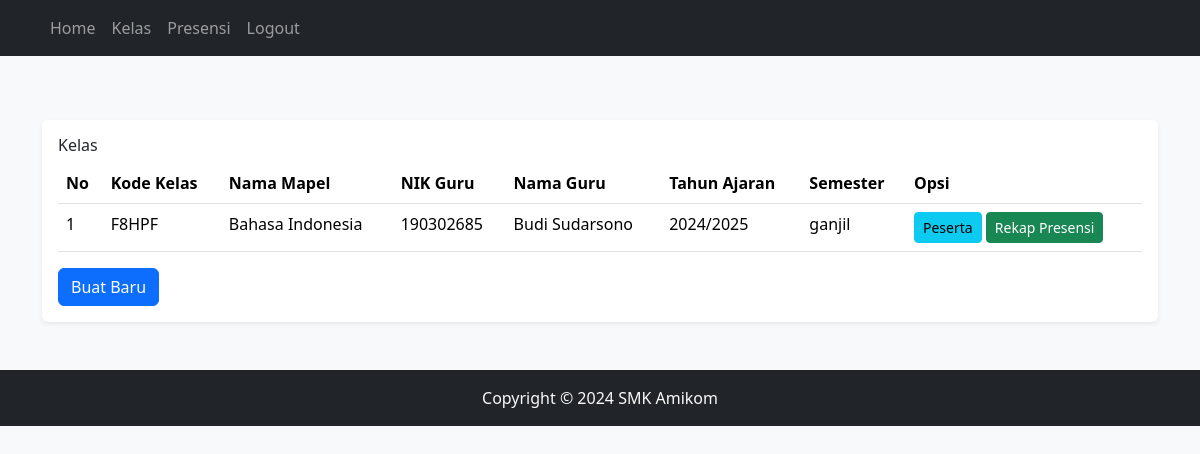
The app's page /kelas.php (signed in) with its own data.
### tables this page shows
CREATE TABLE `kelas` (
  `id_kelas` int NOT NULL,
  `kode_kelas` varchar(10) NOT NULL,
  `nama_mapel` varchar(100) NOT NULL,
  `nik_guru` varchar(15) NOT NULL,
  `nama_guru` varchar(100) NOT NULL,
  `tahun_ajaran` varchar(10) NOT NULL,
  `semester` enum('ganjil','genap') NOT NULL DEFAULT 'ganjil'
);

### kelas.php (the view, shortened to what this page needs)
<?php include 'koneksi.php'; ?>
<?php include 'header.php'; ?>
<?php
$nik = $_SESSION['guru']['nik_guru'];
$kelas = array();
$ambil = $koneksi->query("SELECT * FROM kelas WHERE nik_guru = $nik");
while ($tiap = $ambil->fetch_assoc()) {
    $kelas[] = $tiap;
}
?>
<section class="py-5">
    <div class="container">
        <div class="card border-0 shadow-sm">
            <div class="card-body">
                <h6>Kelas</h6>
                <table class="table">
                    <thead>
                        <tr>
                            <th>No</th>
                            <th>Kode Kelas</th>
                            <th>Nama Mapel</th>
                            <th>NIK Guru</th>
                            <th>Nama Guru</th>
                            <th>Tahun Ajaran</th>
                            <th>Semester</th>
                            <th>Opsi</th>
                        </tr>
                    </thead>
                    <tbody>
                        <?php foreach ($kelas as $key => $value) { ?>
                            <tr>
                                <td><?php echo $key + 1; ?></td>
                                <td><?php echo $value['kode_kelas']; ?></td>
                                <td><?php echo $value['nama_mapel']; ?></td>
                                <td><?php echo $value['nik_guru']; ?></td>
                                <td><?php echo $value['nama_guru']; ?></td>
                                <td><?php echo $value['tahun_ajaran']; ?></td>
                                <td><?php echo $value['semester']; ?></td>
                                <td>
                                    <a href="peserta.php?id_kelas=<?php echo $value['id_kelas']; ?>"
                                        class="btn btn-info btn-sm">Peserta</a>
                                    <a href="" class="btn btn-success btn-sm">Rekap Presensi</a>
                                </td>
                            </tr>
                        <?php } ?>
                    </tbody>
                </table>
                <a href="kelas_tambah.php" class="btn btn-primary">Buat Baru</a>
            </div>
        </div>
</section>
<?php include 'footer.php'; ?>

### records on screen
kelas: kode_kelas "F8HPF", nama_mapel "Bahasa Indonesia", nik_guru "190302685", nama_guru "Budi Sudarsono", tahun_ajaran "2024/2025", semester "ganjil"
